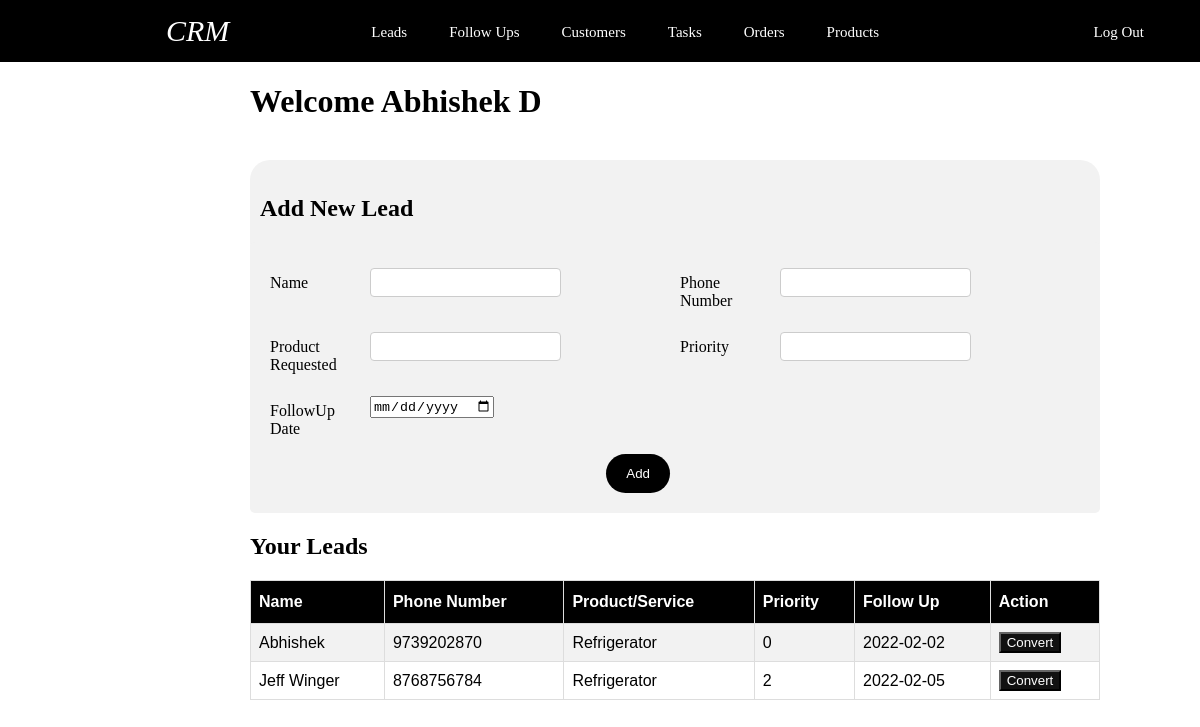
The page /Leads.php (signed in) on the database its author committed.
### tables this page shows
CREATE TABLE `leads` (
  `Leads_id` int(11) NOT NULL,
  `Salesman_id` int(11) DEFAULT NULL,
  `Phone_No` varchar(11) DEFAULT NULL,
  `Name` varchar(255) DEFAULT NULL,
  `P_S_Requested` varchar(255) DEFAULT NULL,
  `Priority` int(11) DEFAULT NULL,
  `FollowUp_Date` date DEFAULT NULL
);

### Leads.php (the view, shortened to what this page needs)
<?php
include "pdo_dbconnection.php";
$fname = $_SESSION['FirstName'];
$lname = $_SESSION['LastName'];
$id = $_SESSION['id'];
?>
<html>
<head>
    <link rel="stylesheet" href="Leads.css">
</head>
<body>
    <div class="whole-thing">
        <h1>Welcome <?php echo $fname . " " . $lname?> </h1>
        <div class="new-lead">
            <h2 class="add-text">Add New Lead</h2>
            <div class="container">
                <form method="post">
                    <div class="row">
                        <div class = "col-25">
                            <label for="Name">Name</label>
                        </div>
                            <div class="col-75">
                                <input type="text" name="Name" class="reg-input"/>
                            </div>
                    </div>
                    <div class="row">
                        <div class="col-25">
                            <label for="Phone_No">Phone Number</label>
                        </div>
                            <div class="col-75">
                                <input type="number" name="Phone_No" class="reg-input"/>
                            </div>
                    </div>
                    <div class="row">
                        <div class="col-25">
                            <label for="Product">Product Requested</label>
                        </div>
                            <div class="col-75">
                                <input type="text" name="Product" class="reg-input"/>
                            </div>
                    </div>
                    <div class="row">
                        <div class="col-25">
                            <label for="Priority">Priority</label>
                        </div>
                            <div class="col-75">
                                <input type="number" name="Priority" class="reg-input"/>
                            </div>
                    </div>
                    <div class="row">
                        <div class="col-25">
                            <label for="FollowUp">FollowUp Date</label>
                        </div>
                            <div class="col-75">
                                <input type="date" name="FollowUp" class="reg-input"/>
                            </div>
                    </div>
                    <br>
                    <div class="row">
                        <input class="create-button" type="submit" value="Add">
                    </div>
                </form>
            </div>
        </div>
        <div class="table">
            <h2>Your Leads</h2>
                <table id="customers">
                    <tr>
                        <th>Name</th>
                        <th>Phone Number</th>
                        <th>Product/Service</th>
                        <th>Priority</th>
                        <th>Follow Up</th>
                        <th>Action</th>
                            <?php
                            $sql = "SELECT * FROM Leads WHERE Salesman_id = :id";
                            $stmt = $pdo->prepare($sql);
                            $stmt->execute([':id' => $id]);
                            while ( $row = $stmt->fetch(PDO::FETCH_ASSOC) ) {
                                echo("<tr><td>");
                                echo(htmlentities($row['Name']));
                                echo("</td><td>");
                                echo(htmlentities($row['Phone_No']));
                                echo("</td><td>");
                                echo(htmlentities($row['P_S_Requested']));
                                echo('</td><td>');
                                echo(htmlentities($row['Priority']));
                                echo('</td><td>');
                                echo(htmlentities($row['FollowUp_Date']));
                                echo('</td><td>');
                                echo('<button class="convert-button"><a class="convert" href="Convert.php">Convert</a></button>');
                                echo("</td></tr>");
                            }
                            ?>
                </table>
        </div>
    </div>
</body>
</html>

### header.css (style rules this page uses)
.CRM { font-style: italic; font-size: 30px; margin-left: 150px; margin-right: 100px; }
.header { top: 0; left: 0; right: 0; list-style-type: none; margin: 0; padding: 0; overflow: hidden; background-color: rgb(0, 0, 0); }
.logout { margin-right: 30px; }
.therest { margin-top: 10px; font-size: 15px; }
li { float: left; margin-right: 10px; }
li a { display: block; color: white; text-align: center; padding: 14px 16px; text-decoration: none; }
body { margin: 0px; }

### Leads.css (style rules this page uses)
.add-text { margin-left: 10px; margin-top: 40px; padding-top: 35px; }
#customers { font-family: Arial, Helvetica, sans-serif; border-collapse: collapse; width: 100%; }
#customers td, #customers th { border: 1px solid #ddd; padding: 8px; }
#customers tr:nth-child(even) { background-color: #f2f2f2; }
#customers th { padding-top: 12px; padding-bottom: 12px; text-align: left; background-color: #000000; color: white; }
* { box-sizing: border-box; }
input[type=text], select, textarea { padding: 6px; border: 1px solid #ccc; border-radius: 4px; resize: vertical; }
input[type=number] { padding: 6px; border: 1px solid #ccc; border-radius: 4px; resize: vertical; }
label { padding: 6px 6px 6px 0; display: inline-block; }
input[type=submit] { background-color: #000000; color: white; padding: 12px 20px; border: none; border-radius: 20px; cursor: pointer; float: right; }
form { display: grid; grid-template-columns: 1fr 1fr; grid-gap: 10px; }
.container { border-radius: 5px; background-color: #f2f2f2; padding: 20px; }
.col-25 { float: left; width: 25%; margin-top: 6px; }
.col-75 { float: left; width: 75%; margin-top: 6px; }
.row:after { content: ""; display: table; clear: both; }
.whole-thing { margin-left: 250px; margin-right: 100px; }
.new-lead { background-color: #f2f2f2; border: #f2f2f2; border-radius: 20px; }
.convert { color: white; text-decoration: none; }
.convert-button { background-color: #111; border-color: #111; color: white; }

### rows shown on the page
leads: Name "Abhishek", Phone_No "9739202870", P_S_Requested "Refrigerator", Priority "0", FollowUp_Date "2022-02-02"
leads: Name "Jeff Winger", Phone_No "8768756784", P_S_Requested "Refrigerator", Priority "2", FollowUp_Date "2022-02-05"

### other values the page prints
$fname "Abhishek"
$lname "D"
